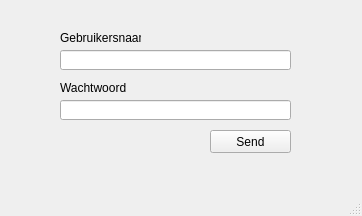
<?xml version="1.0" encoding="UTF-8"?>
<ui version="4.0">
 <class>MainWindow</class>
 <widget class="QMainWindow" name="MainWindow">
  <property name="geometry">
   <rect>
    <x>0</x>
    <y>0</y>
    <width>362</width>
    <height>216</height>
   </rect>
  </property>
  <property name="windowTitle">
   <string>MainWindow</string>
  </property>
  <widget class="QWidget" name="centralwidget">
   <widget class="QPushButton" name="pushButton">
    <property name="geometry">
     <rect>
      <x>210</x>
      <y>130</y>
      <width>81</width>
      <height>23</height>
     </rect>
    </property>
    <property name="text">
     <string>Send</string>
    </property>
   </widget>
   <widget class="QLineEdit" name="lineEdit">
    <property name="geometry">
     <rect>
      <x>60</x>
      <y>50</y>
      <width>231</width>
      <height>20</height>
     </rect>
    </property>
   </widget>
   <widget class="QLineEdit" name="lineEdit_2">
    <property name="geometry">
     <rect>
      <x>60</x>
      <y>100</y>
      <width>231</width>
      <height>20</height>
     </rect>
    </property>
   </widget>
   <widget class="QLabel" name="label">
    <property name="geometry">
     <rect>
      <x>60</x>
      <y>30</y>
      <width>81</width>
      <height>16</height>
     </rect>
    </property>
    <property name="text">
     <string>Gebruikersnaam</string>
    </property>
   </widget>
   <widget class="QLabel" name="label_2">
    <property name="geometry">
     <rect>
      <x>60</x>
      <y>80</y>
      <width>81</width>
      <height>16</height>
     </rect>
    </property>
    <property name="text">
     <string>Wachtwoord</string>
    </property>
   </widget>
  </widget>
  <widget class="QMenuBar" name="menubar">
   <property name="geometry">
    <rect>
     <x>0</x>
     <y>0</y>
     <width>362</width>
     <height>21</height>
    </rect>
   </property>
  </widget>
  <widget class="QStatusBar" name="statusbar"/>
 </widget>
 <resources/>
 <connections/>
</ui>
